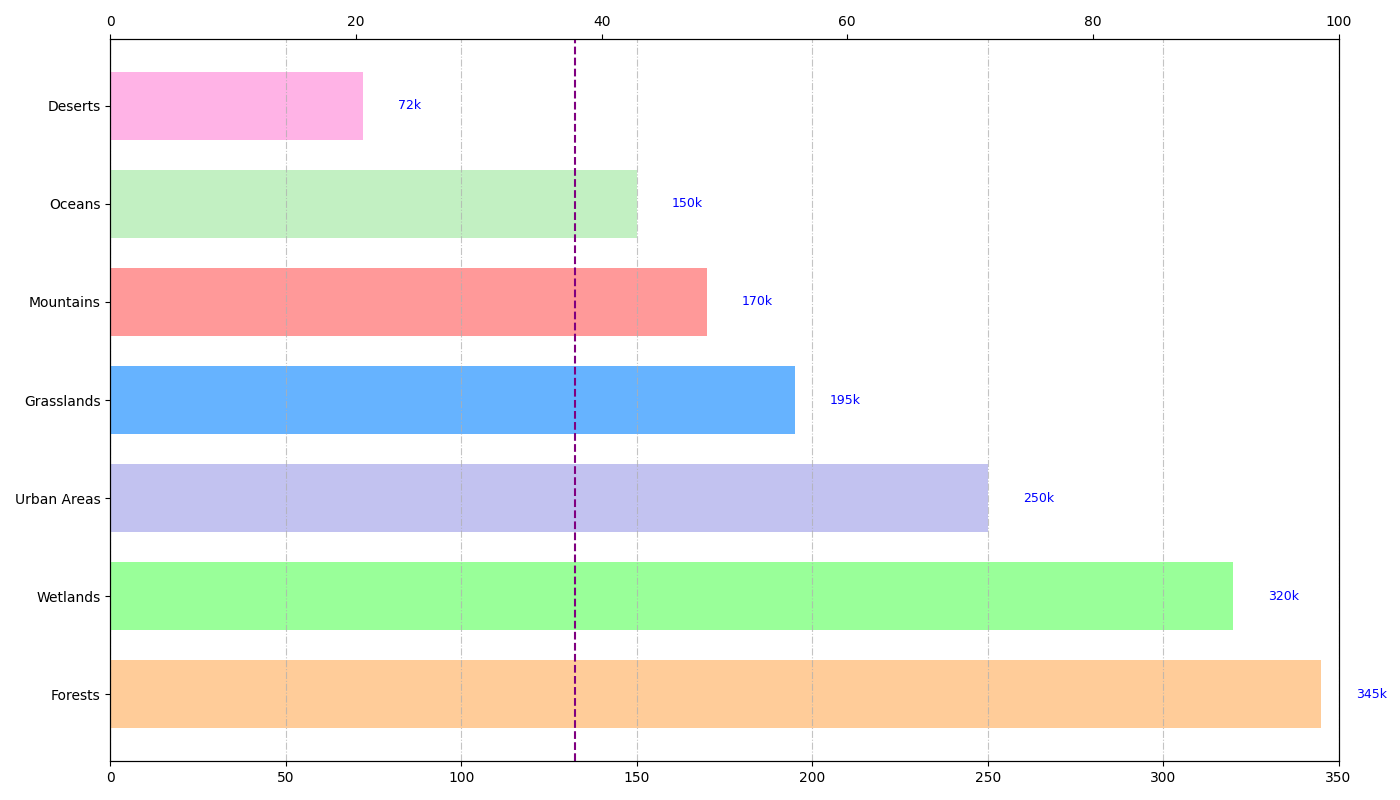

This chart was generated by the following Python code:
import matplotlib.pyplot as plt
import numpy as np

# Original habitat categories with additional 'Mountains' and 'Oceans'
habitats = ['Forests', 'Grasslands', 'Wetlands', 'Deserts', 'Urban Areas', 'Mountains', 'Oceans']

# Extended population data including data for the new habitats
population_data = np.array([
    [150, 50, 40, 10, 20, 15, 60],  # 'Forests'
    [70, 60, 25, 5, 10, 5, 20],      # 'Grasslands'
    [90, 70, 80, 15, 30, 10, 25],    # 'Wetlands'
    [15, 7, 3, 35, 5, 2, 5],         # 'Deserts'
    [50, 30, 60, 30, 20, 25, 35],    # 'Urban Areas'
    [25, 10, 5, 20, 15, 45, 50],     # 'Mountains'
    [30, 5, 10, 10, 5, 20, 70]       # 'Oceans'
])

total_populations = np.sum(population_data, axis=1)
sorted_indices = np.argsort(-total_populations)
sorted_total_populations = total_populations[sorted_indices]
sorted_habitats = [habitats[i] for i in sorted_indices]  # Sort habitats based on total populations

average_dragonflies = np.mean(population_data[:, -1])

fig, ax1 = plt.subplots(figsize=(14, 8))

new_colors = ['#ffcc99', '#99ff99', '#c2c2f0', '#66b3ff', '#ff9999', '#c2f0c2', '#ffb3e6']

bars = ax1.barh(range(len(habitats)), sorted_total_populations, color=new_colors, height=0.7)

for bar, habitat_name in zip(bars, sorted_habitats):
    ax1.text(bar.get_width() + 10, bar.get_y() + bar.get_height() / 2,
             f'{int(bar.get_width())}k', va='center', fontsize=9, fontweight='normal', color='blue')

ax1.xaxis.grid(True, linestyle='-.', alpha=0.75)
ax1.yaxis.grid(False)
ax1.set_xlim(0, 350)
ax1.set_yticks(range(len(habitats)))
ax1.set_yticklabels(sorted_habitats)

ax2 = ax1.twiny()
ax2.axvline(average_dragonflies, color='purple', linestyle='--', linewidth=1.5)
ax2.set_xlim(0, 100)

plt.tight_layout()
plt.show()
